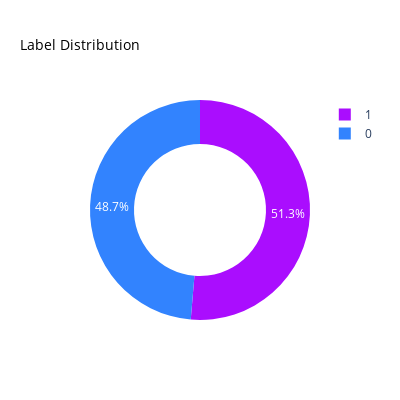

Notebook source saved alongside this figure:
### Code cell
label_Status = data['label'].value_counts()
transactions = label_Status.index
quantity = label_Status.values

colors = px.colors.qualitative.Alphabet

figure = px.pie(data, 
             values=quantity, 
             names=transactions, hole =.60, 
             title="Label Distribution",
             color_discrete_sequence=colors)

figure.update_layout(height=400, width=400, title_font_size=14, title_font_color = 'black')
figure.show()

### Figure 1 — Plotly figure (JSON) as saved in the notebook; plotly's stock layout.template omitted (floating-point values rounded to 4 significant figures)
{"data": [{"domain": {"x": [0, 1], "y": [0, 1]}, "hole": 0.6, "hovertemplate": "label=%{label}<br>value=%{value}<extra></extra>", "labels": [1, 0], "legendgroup": "", "name": "", "showlegend": true, "type": "pie", "values": [29637, 28089]}], "layout": {"height": 400, "legend": {"tracegroupgap": 0}, "piecolorway": ["#AA0DFE", "#3283FE", "#85660D", "#782AB6", "#565656", "#1C8356", "#16FF32", "#F7E1A0", "#E2E2E2", "#1CBE4F", "#C4451C", "#DEA0FD", "#FE00FA", "#325A9B", "#FEAF16", "#F8A19F", "#90AD1C", "#F6222E", "#1CFFCE", "#2ED9FF", "#B10DA1", "#C075A6", "#FC1CBF", "#B00068", "#FBE426", "#FA0087"], "title": {"font": {"color": "black", "size": 14}, "text": "Label Distribution"}, "width": 400}}
